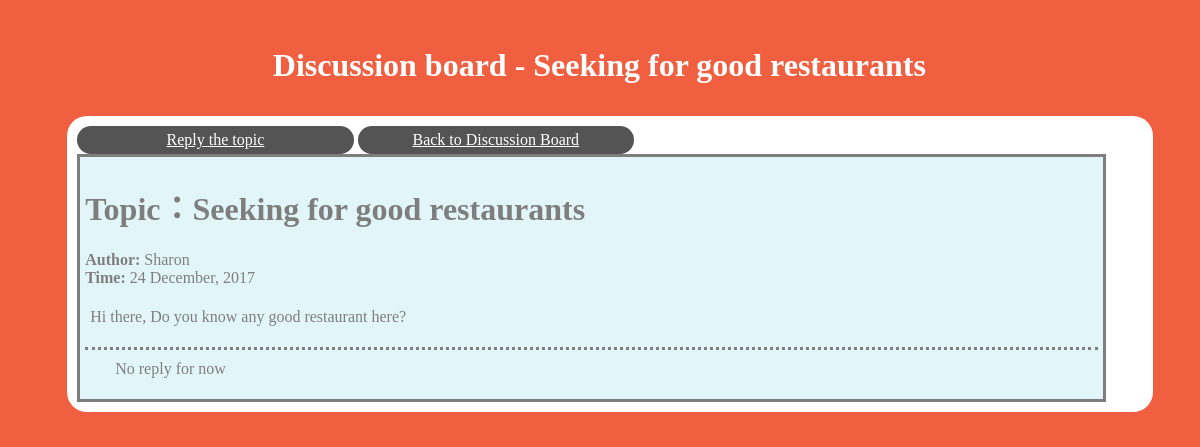
Screenshot of /3/ with the database file from the repository.
### forum/models.py (models this page shows)
class Subject(models.Model):
    title = models.CharField(max_length=128)
    name = models.CharField(max_length=64)
    date = models.DateTimeField('date')
    content = models.TextField()

### forum/views.py (the view)
# urls.py: url(r'^(?P<subject_id>\d+)/$', views.readSubject),
def readSubject(request, subject_id):
    subject = get_object_or_404(Subject, pk=subject_id)
    return render(request, 'templates/board_read.html', {'subject': subject, 'comments':subject.comment_set.all()})

### templates/board_read.html (shortened to what this page needs)
{% extends "templates/base.html" %}
{% block title2 %}
Discussion board - {{ subject.title }}
{% endblock %}
{% block content %}
	<h1>Topic：{{ subject.title }}</h1>
  	<b>Author: </b>{{ subject.name}}<br>
  	<b>Time: </b>{{ subject.date|date:"j F, Y" }}<br>
	<p><div class="text_read">{{subject.content}}</div></p>
	{% if comments %}
		<p class="comment_break">--- Comments on the topic ---</p>
		{% for comment in comments %}
			<div class="reply">
				{{ comment.date|date:"j F, Y" }} replied by -- <b>Author: </b>{{ comment.name}}
 				<p class="comment_content">{{ comment.content }}</p>
 			</div>
		{% endfor %}
	{% else %}
		<p class="reply">No reply for now</p>
	{% endif %}
{% endblock %}
{% block sidebar %}
	<a href="add">Reply the topic</a>
{% endblock %}
{% block sidebar2 %}
	<a href="/board">Back to Discussion Board</a><br>
{% endblock %}

### static/css/style_discussion board.css (style rules this page uses)
body { background: #f05f40 }
a { color: #FFFFFF }
.text_read { font-size: 100%; padding: 5px; display: block; width: 90%; }
.reply { border-top: dotted; padding-top: 10px; padding-left: 30px; }
p { color: #000000; }

### rows the page displays
Subject: title "Seeking for good restaurants", name "Sharon", date "24 December, 2017", content "Hi there, Do you know any good restaurant here?"
